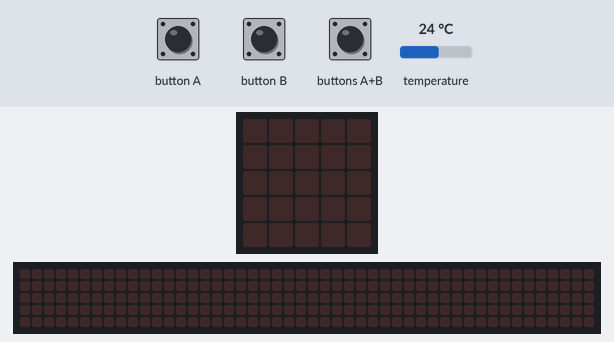
A program run on a simulated BBC micro:bit (MakeCode). Shown: the board's 5×5 LED display, a strip that is not on the board, showing the scrolling text unrolled. The test bench sets the inputs (shaded band); at power-on: temperature 24 °C. The 48×5 strip is a reading aid, not a part: it shows the text the display is scrolling, unrolled, one strip-width of it at a time.

Above: at 1.2 s.
1.3 s: button A pressed for 0.15 s
At 4.01 s:
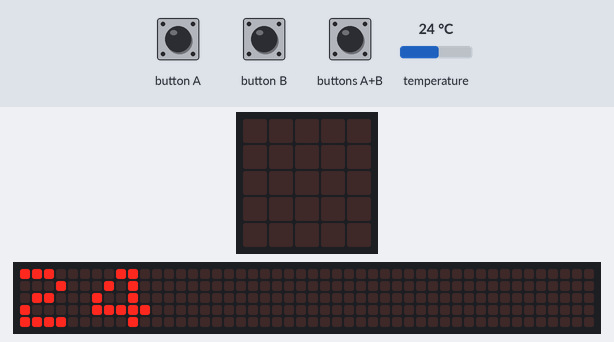
4.3 s: button B pressed for 0.15 s
At 5.0 s:
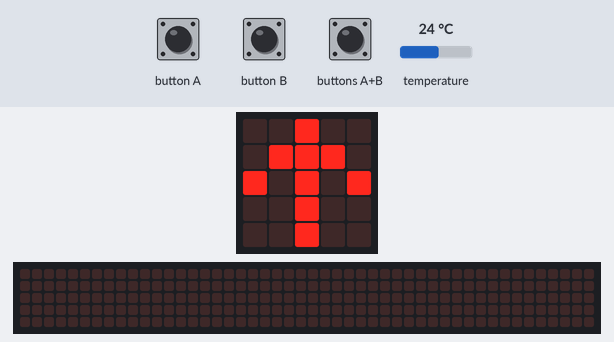
At 10.5 s:
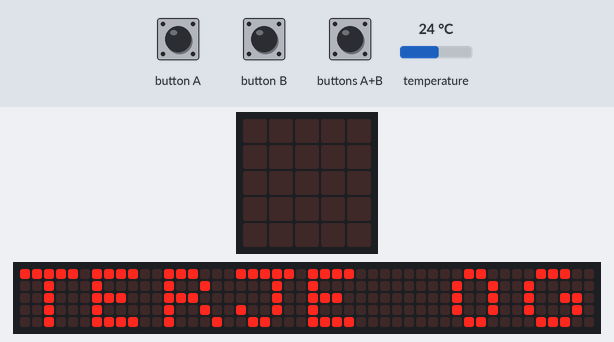

Measured:
- after the input at 1.3 s, the display: changes after 0.15 s (image 1)
- after the input at 4.3 s, the display: changes after 0.18 s (image 2)
- what the display in image 2 shows lasts 0.7 s, from 4.5 s to 5.2 s
- what the display in image 3 shows lasts 0.6 s, from 10.1 s to 10.7 s

The program:

main.ts
```typescript
input.onButtonPressed(Button.A, function () {
    basic.showNumber(input.temperature())
    basic.pause(1000)
    basic.showString("TERJE OG THOMAS")
})
input.onButtonPressed(Button.AB, function () {
    basic.showNumber(input.acceleration(Dimension.X))
})
input.onButtonPressed(Button.B, function () {
    basic.showArrow(ArrowNames.North)
})
basic.forever(function () {

})
```

test.ts
```typescript
// testene settes inn her; disse vil ikke kompilert så lenge denne pakken blir brukt som en utvidelse.
```
